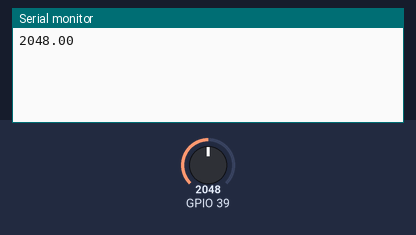
Simulated run of this sketch. Board: ESP32. Shown: the last lines printed to the serial monitor. The test bench sets the inputs (shaded band); at power-on: GPIO 39 = 2048.

Above: at 1.2 s.
1.3 s: GPIO 39 set to 2866
At 2.6 s:
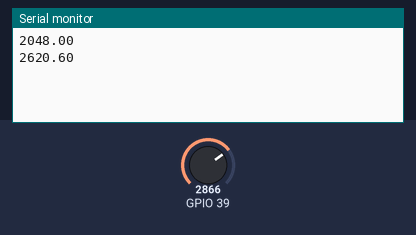
2.8 s: GPIO 39 set to 3603
At 3.8 s:
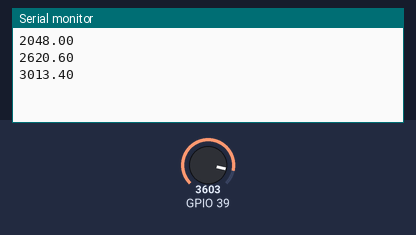
Timing chart, 0 to 5.8 s (numbered marks = the images above; inputs shaded):
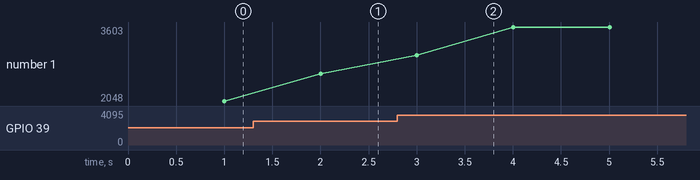

Measured:
- after the input at 1.3 s, the serial monitor: prints a new line after 0.70 s (image 1)
- after the input at 2.8 s, the serial monitor: prints a new line after 0.20 s (image 2)
- plotted number 1: 2048 → 2620.6 after the input at 1.3 s, 2620.6 → 3603 after the input at 2.8 s

The sketch:

TemperatureSensor.ino
```cpp
float temp;
void setup() {
  Serial.begin(115200);

}

void loop() {

  float temperature = 0.0;   // stores the calculated temperature
    int sample;                // counts through ADC samples
    float ten_samples = 0.0;   // stores sum of 10 samples

    // take 10 samples from the MCP9700
    for (sample = 0; sample < 10; sample++) {
        // convert A0 value to temperature
        temperature = analogRead(39);
        // sample every 0.1 seconds
        delay(100);
        // sum of all samples
        ten_samples = ten_samples + temperature;
    }
    // get the average value of 10 temperatures
    temperature = ten_samples / 10.0;

  //temp = analogRead(39);
  Serial.println(temperature);
  //delay(1000);

}
```
